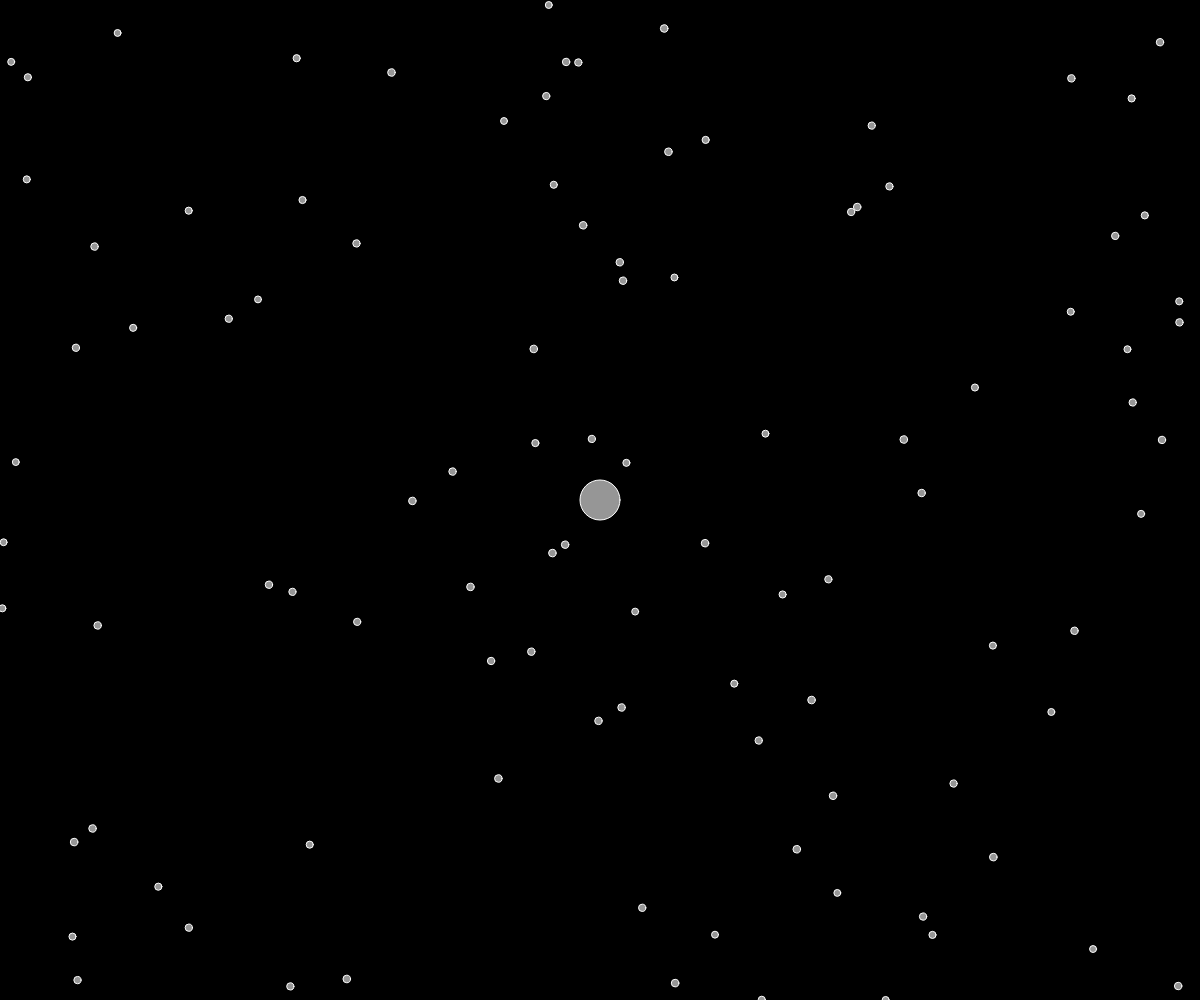
Frame 1 (no input)
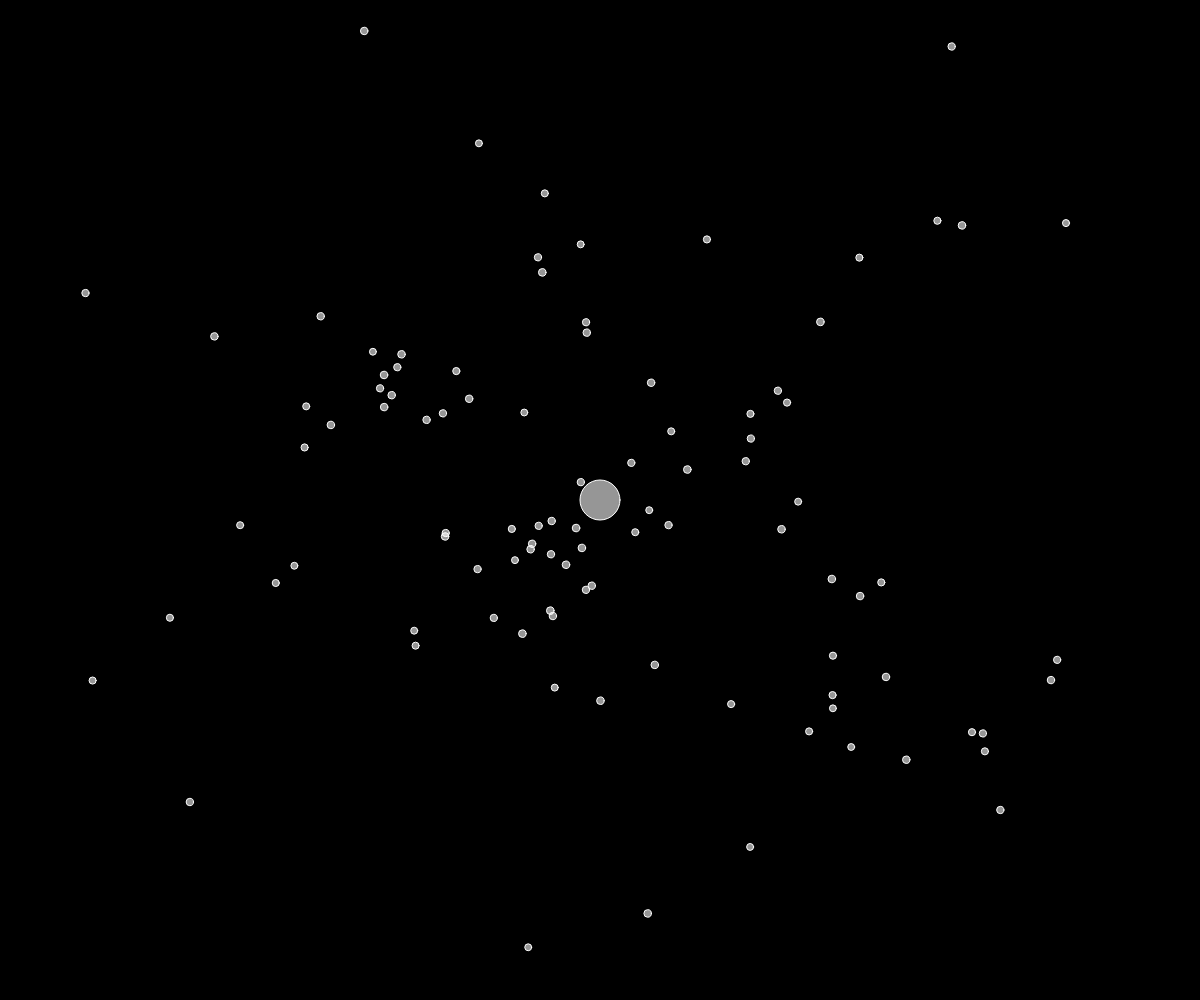
Frame 60 (no input)
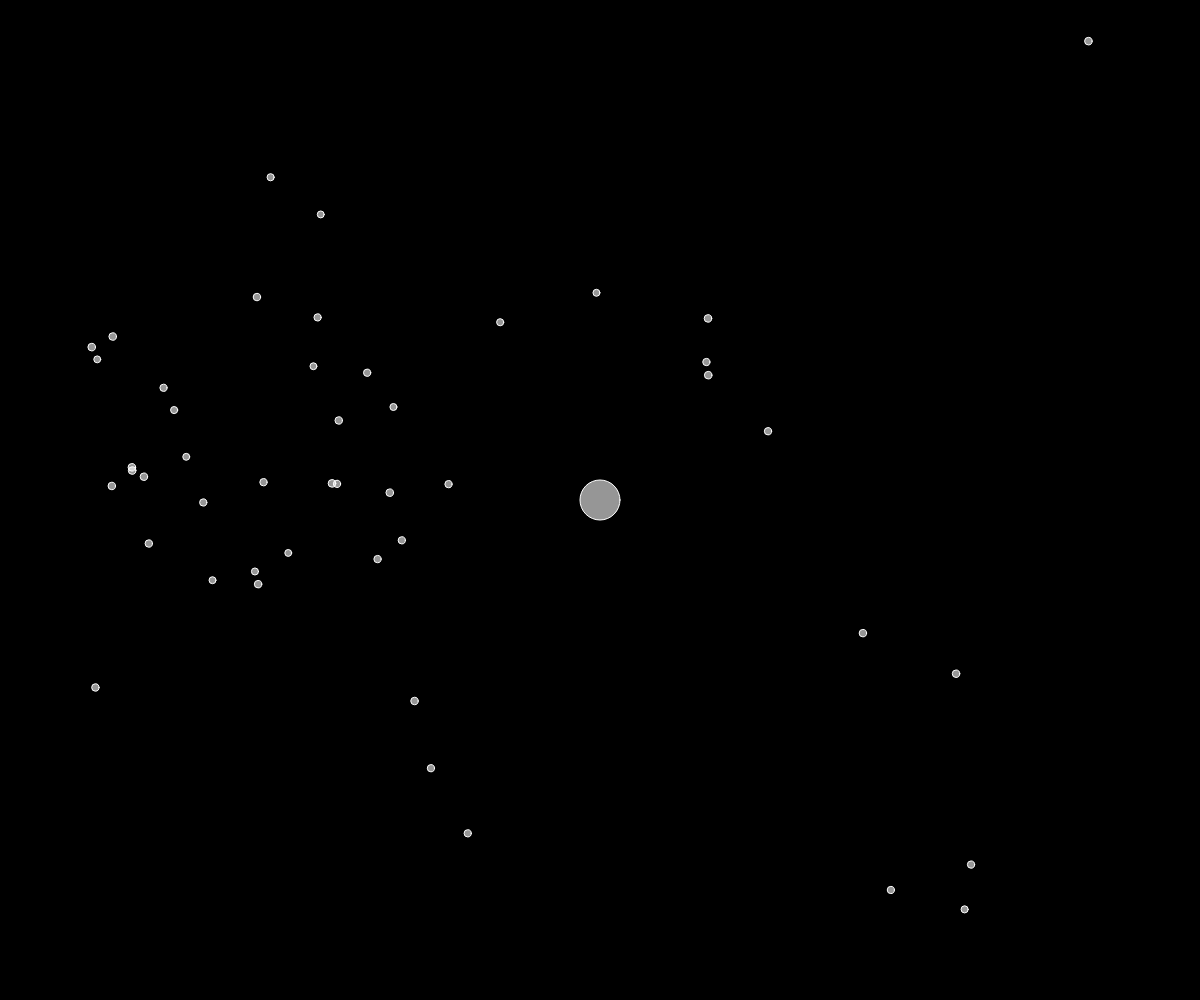
Frame 120 (the mouse pressed at the canvas centre since frame 60)

The p5.js sketch that drew these frames (run headless with seeded random() and noise() and a simulated clock; from frame 60 on, the mouse is pressed at the canvas centre):

// p5.js sketch
// ── sketch.js
var particles = [];
var cx,cy;
function setup() {
	createCanvas(windowWidth, windowHeight);
	cx=windowWidth/2;
	cy=windowHeight/2;
	stroke(255);
	for (var i = 100; i >= 0; i--) {
		var p=new Particle(random(windowWidth),random(windowHeight),random(-4,4),random(-4,4),0,0,random(1000,2000));
		particles.push(p);
	}
}
function draw() {
	background(0);
	fill(255,150);
	ellipse(cx,cy,40)
	calcNewton();
	for (var i = particles.length - 1; i >= 0; i--) {
		particles[i].render();
		particles[i].update();
		//particles[i].ins(random(-1,1),random(-1,1));
	}
	console.log(particles.length)

}
var mux,muy
function mousePressed(){
	mux=mouseX;
	muy=mouseY;
}
function mouseReleased() {
	var theta=Math.atan2(mouseY-muy,mouseX-mux);
	var d= dist(mouseX,mouseY,mux,muy);
	var vx=Math.cos(theta)*d/10;
	var vy=Math.sin(theta)*d/10;
	particles.push(new Particle(mux,muy,vx,vy,0,0,10))
}
function Particle(x,y,vx,vy,ax,ay,mass){
	this.x=x;
	this.y=y;
	this.vx=vx;
	this.vy=vy;
	this.ax=ax;
	this.ay=ay;
	this.mass=mass;
	this.r=Math.log(mass);

	this.render = function(){
		ellipse(this.x,this.y,this.r);
//		line(this.x,this.y,this.x+this.vx*5,this.y+this.vy*5)
}

}

Particle.prototype.updateAcc = function(ax,ay) {
	this.ax=ax;
	this.ay=ay;
}; 
Particle.prototype.update = function() {
	this.vx+=this.ax;
	this.vy+=this.ay;
	this.x+=this.vx;
	this.y+=this.vy;

//	if (this.x<0 || this.x>windowWidth) {this.vx=-this.vx;this.vx*=0.5}
//	if (this.y<0 || this.y>windowHeight) {this.vy=-this.vy;this.vy*=0.5}
}; 

function dist(a,b,c,d) {
	return(Math.sqrt((a-c)*(b-d)));
}

function calcNewton() {
	var pnum=particles.length;
	for (var i = pnum - 1; i >= 0; i--) {
		var bodyA=particles[i];
		var sum_ax=0,sum_ay=0;
		for (var j = pnum - 1; j >= 0; j--) {
			if(i!=j){
				var bodyB=particles[j];
				var d=dist(bodyA.x,bodyA.y,bodyB.x,bodyB.y);
				var dx=bodyB.x-bodyA.x;
				var dy=bodyB.y-bodyA.y;
				if(d>(bodyA.r+bodyB.r)){
					sum_ax += bodyB.mass*dx/(d*d*d); //Sum of GM*X/r*r*r
					sum_ay += bodyB.mass*dy/(d*d*d); //Sum of GM*Y/r*r*r					
				}
			}
		}

		r=dist(bodyA.x,bodyA.y,cx,cy); // repelent body
		if(r>10)
		{
			sum_ax+= -1000*(cx-bodyA.x)/(r*r*r);
			sum_ay+= -1000*(cy-bodyA.y)/(r*r*r);
		}



		particles[i].updateAcc(sum_ax,sum_ay);
		if(bodyA.x<0 || bodyA.y<0||bodyA.x>windowWidth || bodyA.y>windowHeight)
		{
			particles.splice(i,1);
			pnum--;
		}
	}
}
